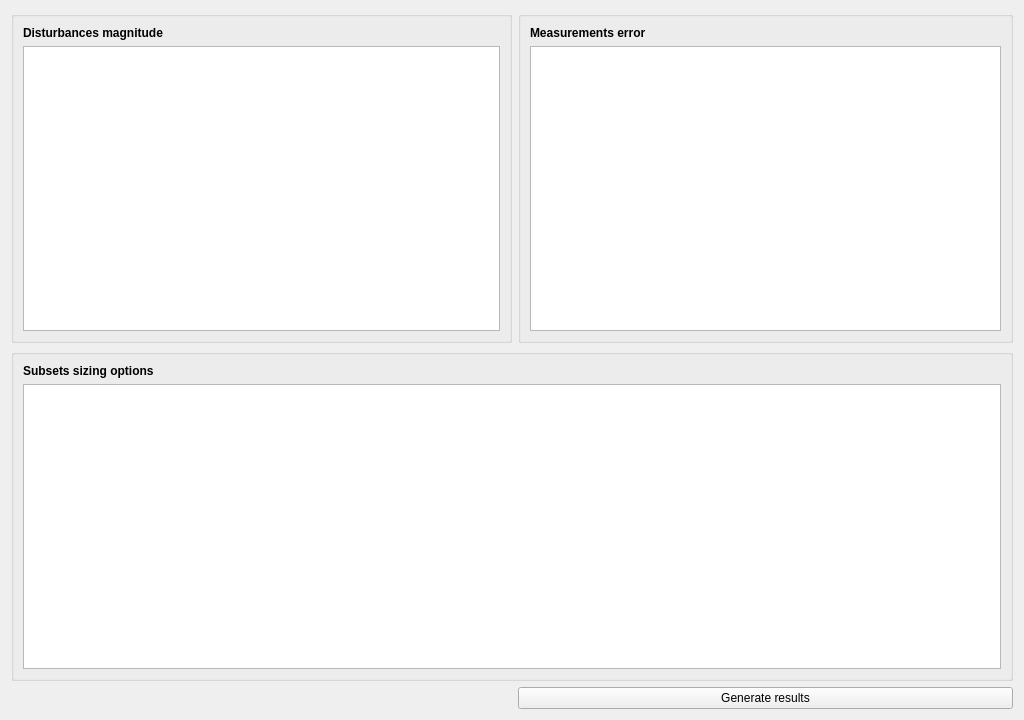
<?xml version="1.0" encoding="UTF-8"?>
<ui version="4.0">
 <class>Form</class>
 <widget class="QWidget" name="Form">
  <property name="geometry">
   <rect>
    <x>0</x>
    <y>0</y>
    <width>1024</width>
    <height>720</height>
   </rect>
  </property>
  <property name="windowTitle">
   <string>Form</string>
  </property>
  <layout class="QGridLayout" name="gridLayout">
   <item row="0" column="0" colspan="2">
    <widget class="QGroupBox" name="groupBox">
     <property name="title">
      <string/>
     </property>
     <layout class="QGridLayout" name="gridLayout_3">
      <item row="0" column="0">
       <widget class="QLabel" name="label">
        <property name="font">
         <font>
          <weight>75</weight>
          <bold>true</bold>
         </font>
        </property>
        <property name="text">
         <string>Disturbances magnitude</string>
        </property>
       </widget>
      </item>
      <item row="1" column="0">
       <widget class="QTableView" name="disturbanceMagTableView"/>
      </item>
     </layout>
    </widget>
   </item>
   <item row="0" column="2">
    <widget class="QGroupBox" name="groupBox_2">
     <property name="title">
      <string/>
     </property>
     <layout class="QGridLayout" name="gridLayout_2">
      <item row="0" column="0">
       <widget class="QLabel" name="label_2">
        <property name="font">
         <font>
          <weight>75</weight>
          <bold>true</bold>
         </font>
        </property>
        <property name="text">
         <string>Measurements error</string>
        </property>
       </widget>
      </item>
      <item row="1" column="0">
       <widget class="QTableView" name="measurementErrTableView"/>
      </item>
     </layout>
    </widget>
   </item>
   <item row="2" column="0" colspan="3">
    <widget class="QGroupBox" name="groupBox_3">
     <property name="title">
      <string/>
     </property>
     <layout class="QGridLayout" name="gridLayout_4">
      <item row="0" column="0">
       <widget class="QLabel" name="label_3">
        <property name="font">
         <font>
          <weight>75</weight>
          <bold>true</bold>
         </font>
        </property>
        <property name="text">
         <string>Subsets sizing options</string>
        </property>
       </widget>
      </item>
      <item row="1" column="0">
       <widget class="QTableView" name="subsetSizingTableView"/>
      </item>
     </layout>
    </widget>
   </item>
   <item row="3" column="2">
    <widget class="QPushButton" name="generateResultsPushButton">
     <property name="text">
      <string>Generate results</string>
     </property>
    </widget>
   </item>
   <item row="3" column="0">
    <spacer name="horizontalSpacer">
     <property name="orientation">
      <enum>Qt::Horizontal</enum>
     </property>
     <property name="sizeHint" stdset="0">
      <size>
       <width>40</width>
       <height>20</height>
      </size>
     </property>
    </spacer>
   </item>
  </layout>
 </widget>
 <resources/>
 <connections/>
</ui>
